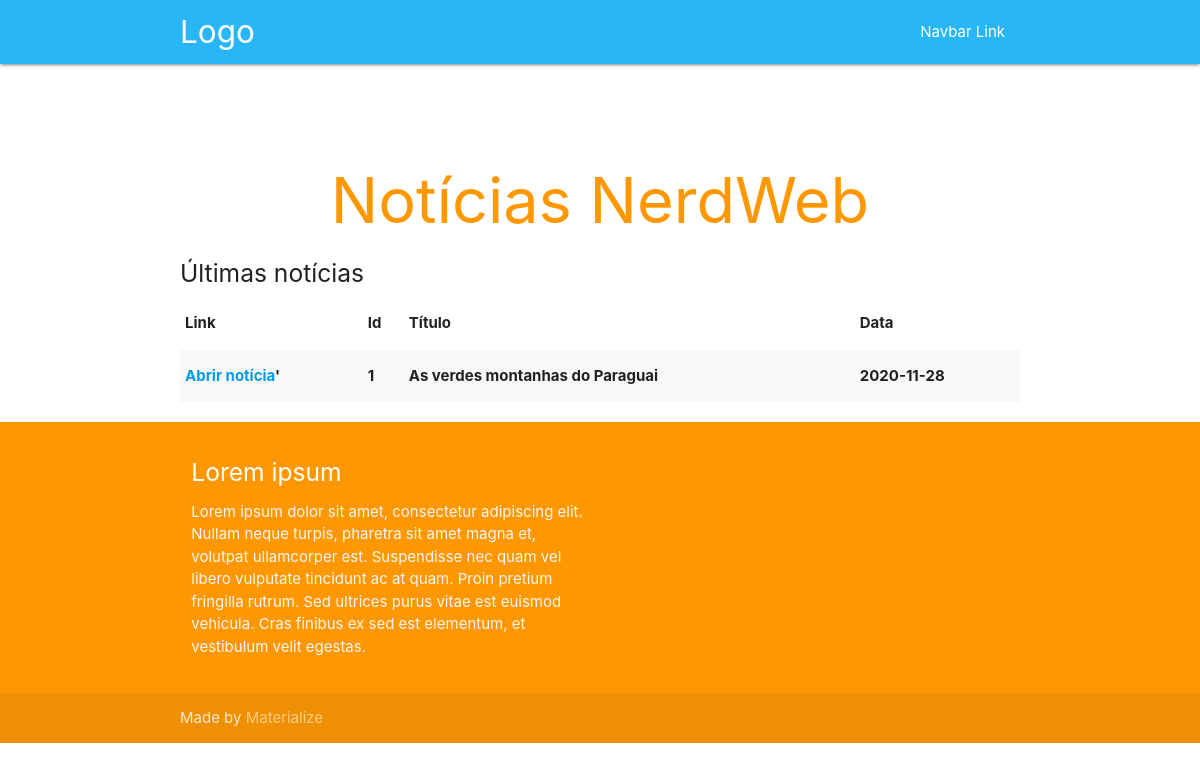
The page /nerdweb/index.php on the database its author committed.
### tables this page shows
CREATE TABLE `noticia` (
  `id` int(11) NOT NULL,
  `data` date NOT NULL,
  `url_noticia` varchar(200) NOT NULL,
  `titulo` varchar(200) NOT NULL,
  `conteudo` varchar(5000) NOT NULL
);

### nerdweb/Nerdweb/Database.php (called while the page is built, shortened)
<?php
    class Database {
        private $pdo;
        private $args = [];
        public function __construct(array $args = []) {
            $this->args = $args;
        }
        protected function connect() {
            $charset = 'utf8mb4';
            $dsn = "mysql:host=" . $this->args["host"] . ";dbname=" . $this->args["name"] . ";charset=$charset";
            $opt = [
                PDO::ATTR_ERRMODE            => PDO::ERRMODE_EXCEPTION,
                PDO::ATTR_DEFAULT_FETCH_MODE => PDO::FETCH_ASSOC,
                PDO::ATTR_EMULATE_PREPARES   => FALSE,
            ];
            try {
                $this->pdo = new PDO($dsn, $this->args["user"], $this->args["pass"], $opt);
            }
            catch (PDOException $e) {
                echo $e->getMessage();
                exit;
            }
        }
        protected function preparedQuery($sql, array $condValues = [], $fetchResult = TRUE) {
            $this->pdo->beginTransaction();
            $stmt = $this->pdo->prepare($sql);
            return $this->executeQuery($sql, $condValues, $fetchResult, $stmt);
        }
        protected function executeQuery($sql, array $condValues, $fetchResult, $stmt) {
            $stmt->execute($condValues);
            $return = [];
            if ($fetchResult) {
                $return = $stmt->fetchAll(PDO::FETCH_ASSOC);
            }
            $this->pdo->commit();
            return $return;
        }
        public function customQueryPDO($sql, array $condValues = [], $fetchResult = TRUE) {
            return $this->preparedQuery($sql, $condValues, $fetchResult);
        }
    }

### nerdweb/index.php (the view, shortened to what this page needs)
<?php
require_once __DIR__ . "/Nerdweb/Database.php";
$configDB = [
    "host" => "localhost",
    "name" => "nerdweb",
    "user" => "root",
    "pass" => ""
];
$database = new \Nerdweb\Database($configDB);
ultimasNoticias($database);
function ultimasNoticias($database){
    $ultimasNoticias = $database->customQueryPDO("SELECT id, titulo, data, url_noticia FROM noticia", array());
    include ("views/head.php");
    include ("views/header.php");
    $html = "<table class='striped'>
                <thead>
                    <tr>
                        <th>Link</th>
                        <th>Id</th>
                        <th>Título</th>
                        <th>Data</th>
                    </tr>
                </thead>
                <tbody>";
    foreach($ultimasNoticias as $noticia){
        $titulo = $noticia['titulo'] !== null ? $noticia['titulo'] : '';
        $url_noticia = $noticia['url_noticia'] !== null ? $noticia['url_noticia'] : '';
        $data = $noticia['data'] !== null ? $noticia['data'] : '';
        $id = $noticia['id'] !== null ? $noticia['id'] : '';
        $html .= "<tr>
                <th><a href='{$url_noticia}'>Abrir notícia</a>'</th>
                <th>{$id}</th>
                <th>{$titulo}</th>
                <th>{$data}</th>
            </tr>";
    }
    $html .= "</tbody>
            </table>
        </div>
    </div>
</div>";
    echo $html;
    include ("views/footer.php");
}

### nerdweb/views/head.php (shortened to what this page needs)
<!DOCTYPE html>
<html lang="en">
<head>
  <link href="css/materialize.css" type="text/css" rel="stylesheet" media="screen,projection"/>
  <link href="css/style.css" type="text/css" rel="stylesheet" media="screen,projection"/>
</head>

### nerdweb/views/header.php (shortened to what this page needs)
<body>
    <nav class="light-blue lighten-1" role="navigation">
      <div class="nav-wrapper container"><a id="logo-container" href="#" class="brand-logo">Logo</a>
        <ul class="right hide-on-med-and-down">
          <li><a href="#">Navbar Link</a></li>
        </ul>
      </div>
    </nav>

### nerdweb/views/footer.php (shortened to what this page needs)
  <footer class="page-footer orange">
    <div class="container">
      <div class="row">
        <div class="col l6 s12">
          <h5 class="white-text">Lorem ipsum</h5>
          <p class="grey-text text-lighten-4">Lorem ipsum dolor sit amet, consectetur adipiscing elit. Nullam neque turpis, pharetra sit amet magna et, volutpat ullamcorper est. Suspendisse nec quam vel libero vulputate tincidunt ac at quam. Proin pretium fringilla rutrum. Sed ultrices purus vitae est euismod vehicula. Cras finibus ex sed est elementum, et vestibulum velit egestas. </p>
        </div>
      </div>
    </div>
    <div class="footer-copyright">
      <div class="container">
      Made by <a class="orange-text text-lighten-3" href="http://materializecss.com">Materialize</a>
      </div>
    </div>
  </footer>
  </body>
</html>

### rows shown on the page
noticia: id "1", titulo "As verdes montanhas do Paraguai", data "2020-11-28"
